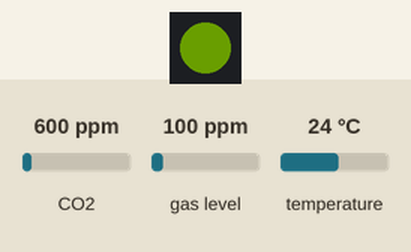
Simulated run of this sketch. Board: ESP8266 (NodeMCU). Shown: 1 RGB LEDs in strip order, left to right. The inputs (shaded band) are chosen by the test bench; at power-on: CO2 600 ppm, gas level 100 ppm, temperature 24 °C. Dim RGB values are drawn brighter than linear; WiFi joins after 1.5 s; servers stay silent unless stated; uploads are accepted with an empty reply.

Above: at 3.2 s.
3.3 s: CO2 set to 452 ppm
At 3.7 s:
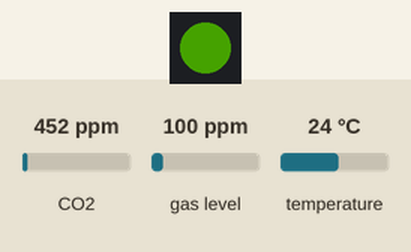
4.8 s: CO2 set to 1050 ppm
At 6.0 s:
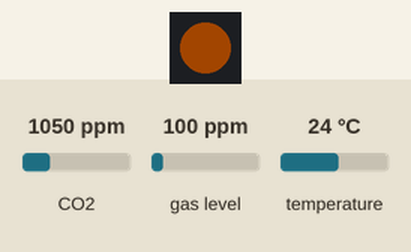
6.3 s: CO2 set to 1700 ppm
At 7.3 s:
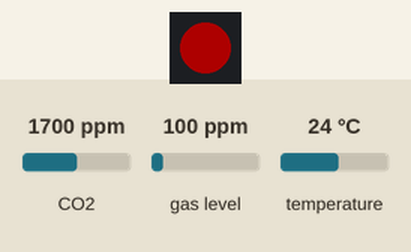
Timing chart, 0 to 9.3 s (numbered marks = the images above; inputs shaded):
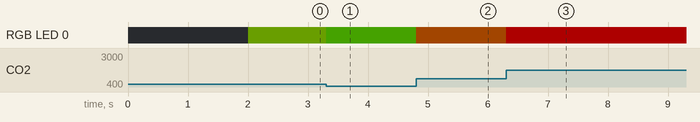

The sketch:

Sensor.ino
```cpp
#include <ESP8266WiFi.h>
#include <ESP8266HTTPClient.h>

#include "Adafruit_CCS811.h"
#include "Adafruit_BMP280.h"
#include "Adafruit_NeoPixel.h"

// DEFINE CO2 DANGER LEVELS

#define CO2_DANGER 1500
#define LED_INTENSITY 50

#define BMP_ADDR 0x76
#define CCS_ADDR 0x5A
#define PIN_LED  D4

// DEFINE WIFI SETTINGS

#define WIFI_NAME "Farel-gasten"
#define WIFI_PASS "dPP924fR"
//#define WIFI_NAME "DJOAMERSFOORT"
//#define WIFI_PASS "l4anp4r7y"

#define SERVER_IP "co2.wipeaut.nl"

#define SLEEP_TIME 2 * 60 * 1000 // 2 minutes

// ERROR CODES

#define ERROR_PIN LED_BUILTIN
#define ERROR_TRIES 6

#define ERROR_DELAY 5000
#define ERROR_BLINK 500
#define ERROR_SEND 2
#define ERROR_SENSOR 3

// CODE

WiFiClient client;

Adafruit_BMP280 bmp;
Adafruit_CCS811 ccs;

Adafruit_NeoPixel led(1, PIN_LED, NEO_GRB + NEO_KHZ800);

// initialize connection

int tries = 0;

float ppm;
float temp;
float intensity;
String mac;

unsigned long interval;

// status code

void errorCode(int n) {
  for(int i = 0; i < n; i++) {
    digitalWrite(ERROR_PIN, HIGH);
    delay(ERROR_BLINK);
    digitalWrite(ERROR_PIN, LOW);
    delay(ERROR_BLINK);
  }
}

void setup() {
  bool success = true;

  // set pins to output
  pinMode(PIN_LED, OUTPUT);
  pinMode(ERROR_PIN, OUTPUT);
  digitalWrite(ERROR_PIN, LOW);

  // setup led
  led.begin();
  led.setBrightness(LED_INTENSITY);

  // update leds
  led.clear();
  led.show();

  // enable sensors
  if(!ccs.begin(CCS_ADDR)) success = false;
  if(!bmp.begin(BMP_ADDR)) success = false;

  if(!success) {
    while(true) {
      errorCode(ERROR_SENSOR);
      delay(ERROR_DELAY);
    }
  }

  // enable wifi
  WiFi.begin(WIFI_NAME, WIFI_PASS);

  while (WiFi.status() != WL_CONNECTED) {
    errorCode(1);
  }

  // log mac in console for setup
  mac = WiFi.macAddress();
}

// send data to server

int sendUpdate() {
  HTTPClient http;
  String query = "?id=" + mac + "&ppm=" + ppm + "&temp=" + temp;
  http.begin(client, "http://" SERVER_IP "/update" + query);
  int code = http.GET();
  http.end();

  return code;
}

void updateLed() {
  intensity = min((ppm / CO2_DANGER) * 255, (float) 255);

  led.setPixelColor(0, led.Color(intensity, 255 - intensity, 0));
  led.show();
}

// update loop

int i = 0;

void loop() {
  if(ccs.available()) {
    if(!ccs.readData()) {
      ppm = ccs.geteCO2();
      temp = bmp.readTemperature();

      updateLed();

      if(abs(millis() - interval) > 10000) {
        // try sending the sensor value
        switch(sendUpdate()) {
          case HTTP_CODE_OK:
            tries = 0;
            break;
          case 503:
            led.setPixelColor(0, led.Color(0, 0, 10));
            led.show();

            delay(SLEEP_TIME);
            break;
          case 426:
            ESP.restart();
            break;
          default:
            errorCode(ERROR_SEND);

            tries++;
            if(tries >= ERROR_TRIES) ESP.restart();

            break;
        }

        interval = millis();
      }
    }
  }
}
```

Measured:
- after the input at 3.3 s, RGB LED 0: RGB(20, 30, 0) → RGB(15, 35, 0) at once
- after the input at 4.8 s, RGB LED 0: RGB(15, 35, 0) → RGB(35, 15, 0) at once
- after the input at 6.3 s, RGB LED 0: RGB(35, 15, 0) → RGB(50, 0, 0) at once
